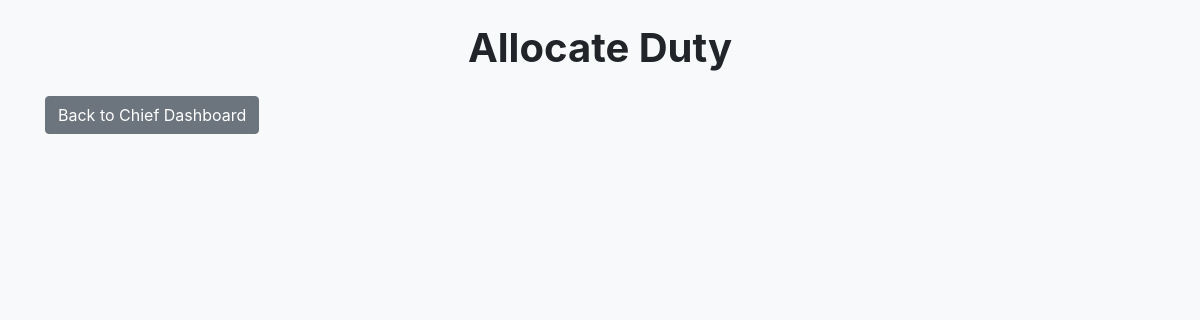
Before: /allot_duty/ with the older database file.
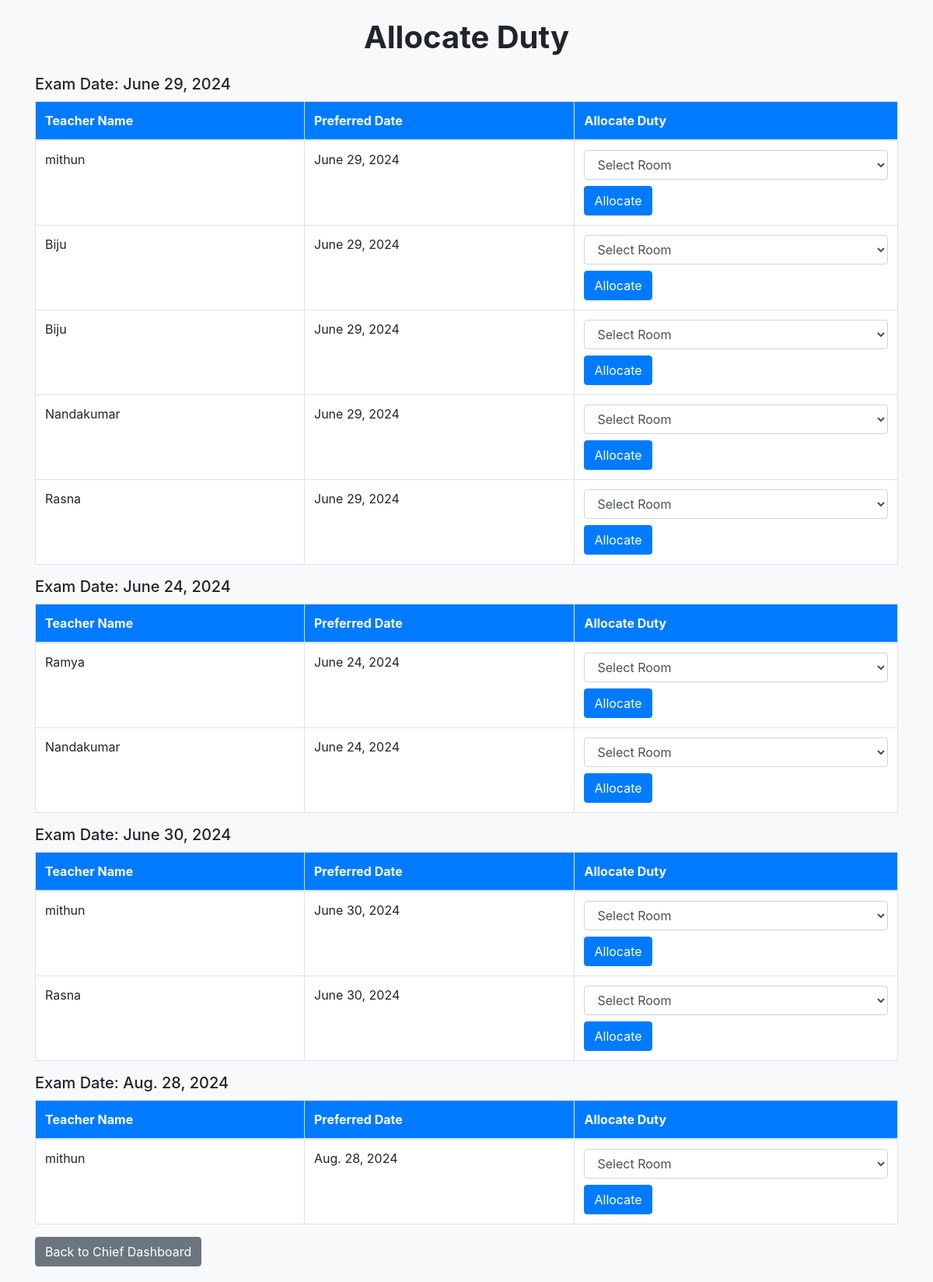
After: the same page with the newer database file.
### exam/models.py (models this page shows, shortened)
class preferTable(models.Model):
    teacher_id = models.ForeignKey(User,default=1,on_delete=models.CASCADE)
    course_id = models.ForeignKey(ExamTimeTable,default=1, on_delete=models.CASCADE)
    date=models.DateField()

class ExamTimeTable(models.Model):
    course_id = models.ForeignKey(Course,models.CASCADE)
    dept=models.ForeignKey(Department,on_delete=models.CASCADE)
    date=models.DateField()
    time_from = models.TimeField()
    time_to = models.TimeField()
    semester = models.IntegerField()

### exam/views.py (the view, shortened to what this page needs)
# urls.py: path('allot_duty/', views.allot_duty, name='allot_duty'),
def allot_duty(request):
    preferences = preferTable.objects.select_related('teacher_id', 'course_id').all()
    exam_dates = {}
    for preference in preferences:
        exam_date = preference.course_id.date
        if exam_date not in exam_dates:
            exam_dates[exam_date] = []
        exam_dates[exam_date].append(preference)
    context = {
        'exam_dates': exam_dates,
    }
    return render(request, 'exam/allot_duty.html', context)

### exam/templates/exam/allot_duty.html (shortened to what this page needs)
<!DOCTYPE html>
<html lang="en">
<head>
    <link rel="stylesheet" href="https://stackpath.bootstrapcdn.com/bootstrap/4.5.2/css/bootstrap.min.css">
</head>
<body>
    <div class="container">
        <h1 class="my-4 text-center"><b>Allocate Duty</b></h1>
        {% for exam_date, preferences in exam_dates.items %}
        <h5>Exam Date: {{ exam_date }}</h5>
        <table class="table table-bordered">
            <thead>
                <tr>
                    <th>Teacher Name</th>
                    <th>Preferred Date</th>
                    <th>Allocate Duty</th>
                </tr>
            </thead>
            <tbody>
                {% for preference in preferences %}
                <tr>
                    <td>{{ preference.teacher_id.username }}</td>
                    <td>{{ preference.date }}</td>
                    <td>
                        <form method="post" action="{% url 'allot_duty' %}">
                            <select name="room_id" class="form-control" required>
                                <option value="">Select Room</option>
                            </select>
                            <button type="submit" class="btn btn-primary mt-2">Allocate</button>
                        </form>
                    </td>
                </tr>
                {% endfor %}
            </tbody>
        </table>
        {% endfor %}
        <a href="{% url 'chief_dashboard' %}" class="btn btn-secondary back-button">Back to Chief Dashboard</a>
    </div>
</body>
</html>

### exam/templates/exam/allot_duty.html (style rules this page uses)
body { background-color: #f8f9fa; margin: 20px; }
table { background-color: #ffffff; border-collapse: collapse; width: 100%; margin: 10px 0; }
th, td { text-align: left; padding: 8px; border: 1px solid #dddddd; }
th { background-color: #007bff; color: white; }

Changed rows visible on the page:
added preferTable: date "June 29, 2024", teacher_id.username "mithun"
added preferTable: teacher_id.username "Biju", date "June 29, 2024"
added preferTable: teacher_id.username "Biju", date "June 29, 2024"
added preferTable: teacher_id.username "Nandakumar", date "June 29, 2024"
added preferTable: teacher_id.username "Rasna", date "June 29, 2024"
added preferTable: date "June 24, 2024", teacher_id.username "Ramya"
added preferTable: teacher_id.username "Nandakumar", date "June 24, 2024"
added preferTable: date "June 30, 2024", teacher_id.username "mithun"
added preferTable: teacher_id.username "Rasna", date "June 30, 2024"
added preferTable: date "Aug. 28, 2024", teacher_id.username "mithun"
